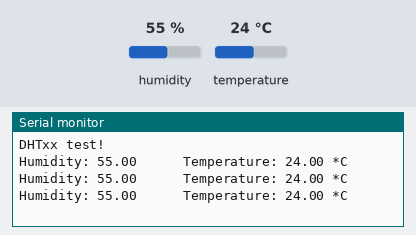
Recording of a sketch running on a simulated Arduino Uno, built with avr-gcc and run on an emulated ATmega328P. On the bench: the last lines printed to the serial monitor. The test bench sets the inputs (shaded band); at power-on: humidity 55 %, temperature 24 °C.

Above: at 3.8 s.
3.9 s: humidity set to 22 %
At 6.5 s:
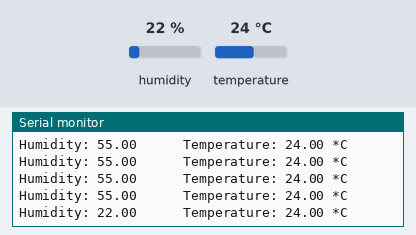
7.8 s: temperature set to 12 °C
At 9.8 s:
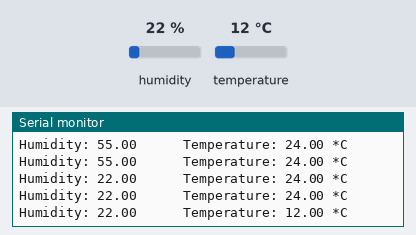
11.7 s: humidity set to 40 %
At 13.0 s:
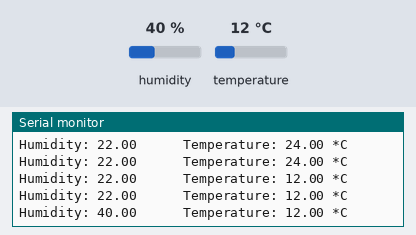
Timing chart, 0 to 14.7 s (numbered marks = the images above; inputs shaded):
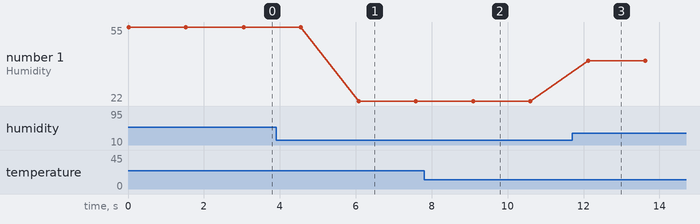

Measured:
- after the input at 3.9 s, the serial monitor: prints a new line after 2.2 s (image 1)
- after the input at 7.8 s, the serial monitor: prints a new line after 1.3 s (image 2)
- after the input at 11.7 s, the serial monitor: prints a new line after 0.43 s (image 3)
- plotted number 1: 55 → 22 after the input at 3.9 s, 22 → 40 after the input at 11.7 s

The sketch:

GroveHumidibot.ino
```cpp
//sensor of both temperature and humidity (DHT11)
//Code has been copied from the test library for the moment. https://wiki.seeedstudio.com/Grove-TemperatureAndHumidity_Sensor/
//Update 1: converted all debug to Serial


// Example testing sketch for various DHT humidity/temperature sensors
// Written by ladyada, public domain

#include "Grove_Temperature_And_Humidity_Sensor.h"

// Using DHT 11
#define DHTTYPE DHT11

//DHT 11 is one of the DHT numbers that requires a pin instead of an I2C. -AlexP
//Redefined to D3 pin (from D2) in order to avoid conflict with the One Wire Temperature Sensor - AlexP
#define DHTPIN 3     // what pin we're connected to（DHT10 and DHT20 don't need define it）
DHT dht(DHTPIN, DHTTYPE);   //   DHT11 DHT21 DHT22

// Connect pin 1 (on the left) of the sensor to +5V
// Connect pin 2 of the sensor to whatever your DHTPIN is
// Connect pin 4 (on the right) of the sensor to GROUND
// Connect a 10K resistor from pin 2 (data) to pin 1 (power) of the sensor

void setup() {

    Serial.begin(9600);
    Serial.println("DHTxx test!");
    Wire.begin();

    /*if using WIO link,must pull up the power pin.*/
    // pinMode(PIN_GROVE_POWER, OUTPUT);
    // digitalWrite(PIN_GROVE_POWER, 1);

    dht.begin();
}

void loop() {
    float temp_hum_val[2] = {0};
    // Reading temperature or humidity takes about 250 milliseconds!
    // Sensor readings may also be up to 2 seconds 'old' (its a very slow sensor)
    // readTempAndHumidity writes the humidity and temperature into a 2-element array (I think)
    // Temperature: done in degrees Celsius
    // Humidity: written as an RH percentage (moisture content of the air over the maximum moisture content the air could have given its temperature) - AlexP
    if (!dht.readTempAndHumidity(temp_hum_val)) {
        Serial.print("Humidity: ");
        Serial.print(temp_hum_val[0]);
        Serial.print("      ");
        Serial.print("Temperature: ");
        Serial.print(temp_hum_val[1]);
        Serial.println(" *C");
    } else {
        Serial.println("Failed to get temprature and humidity value.");
    }

    delay(1500);
}
```
